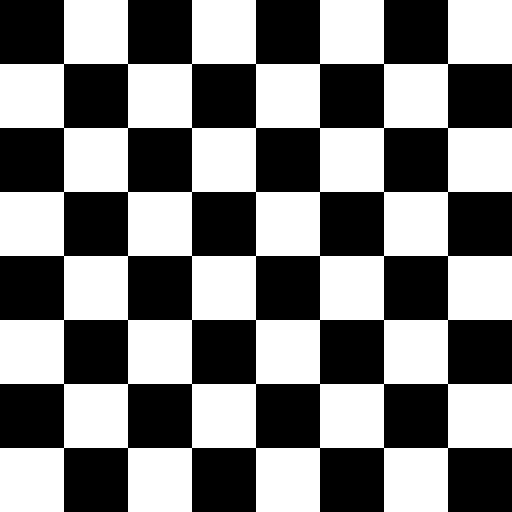
#> input picture 作業/image_processing/chessboard.bmp, 512 x 512 px, found by its file name
$ jupyter execute '第六週.ipynb'   (older library calls are emulated)
#> lines starting #> are read from the running program, lines starting #| are printed output that depends on the picture; after the words box and inside, x2 and y2 are one past the last pixel; in counts of white or black regions, pixels touching at a corner belong together
[cell 1]
import numpy as np
x = np.array([1,2,3,1,1,1])
h = np.array([1,2,2,-1,1])
print("x ：", x)
print("h ：", h)
print("convultion :", np.convolve(x, h, 'same'))

[cell 2]
import numpy as np
from scipy.signal import convolve2d
f = np.array([[1, 2, 3], [1, 2, 3], [1, 2, 3]])
h = np.array([[1, 1, 1], [1, 2, 1], [1, 1, 1]])
print("convultion g ：")
print(convolve2d(f, h, 'same'))

[cell 3]
import numpy as np
import cv2
import math
from matplotlib import pyplot as plt
from google.colab import drive
from google.colab.patches import cv2_imshow

arr = np.array([[1, 1, 1, 3, 3],
                [1, 1, 3, 3, 3],
                [1, 3, 3, 3, 6],
                [3, 3, 3, 6, 6],
                [3, 3, 6, 6, 7]], dtype = 'uint8')

def sobel_gradient(need):
    sobel_x = np.array([[-1, 0, 1], [-2, 0, 2], [-1, 0, 1]])
    sobel_y = np.array([[-1, -2, -1], [0, 0, 0], [1, 2, 1]])
    grad_x = cv2.filter2D(arr, cv2.CV_32F, sobel_x)
    grad_y = cv2.filter2D(arr, cv2.CV_32F, sobel_y)

    if need == 'magnitude':
        return np.uint8(np.clip(abs(grad_x) + abs(grad_y), 0, 255))
    elif need == 'angle':
        return np.arctan(grad_y / grad_x)

print('M(x, y) : ')
print(sobel_gradient('magnitude'))
print('degree : ')
print(sobel_gradient('angle'))

[cell 4]
import numpy as np
import cv2
from google.colab.patches import cv2_imshow
from google.colab import drive
drive.mount('/content/drive')
img = cv2.imread("/content/drive/My Drive/Colab Notebooks/image_processing/chessboard.bmp", -1)
#> img: shape (512, 512); 50% white; 1 white region, box (x1, y1, x2, y2) and area: (0, 0, 512, 512) 131072

def laplacian(img):
    return np.uint8(np.clip(cv2.Laplacian(img, cv2.CV_32F) + 128, 0, 255))
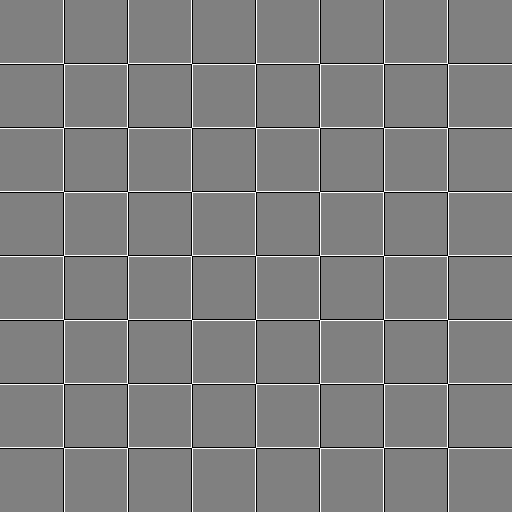
#> returned value: shape (512, 512); min 0, max 255, mean 128

def composit_laplacian(img):
    return np.uint8(np.clip(cv2.filter2D(img, cv2.CV_32F, np.array([[0, -1, 0], [-1, 5, -1], [0, -1, 0]])), 0, 255))

images = [img, laplacian(img), composit_laplacian(img)]
titles = ['Original', 'Laplacian', 'Composit Laplacian']

plt.figure(figsize = (15, 10))

for i in range(3):
    plt.subplot(1, 3, i + 1)
    plt.imshow(images[i], cmap = 'gray')
    plt.title(titles[i], fontsize = 15, color = 'r')

plt.tight_layout()
plt.show()
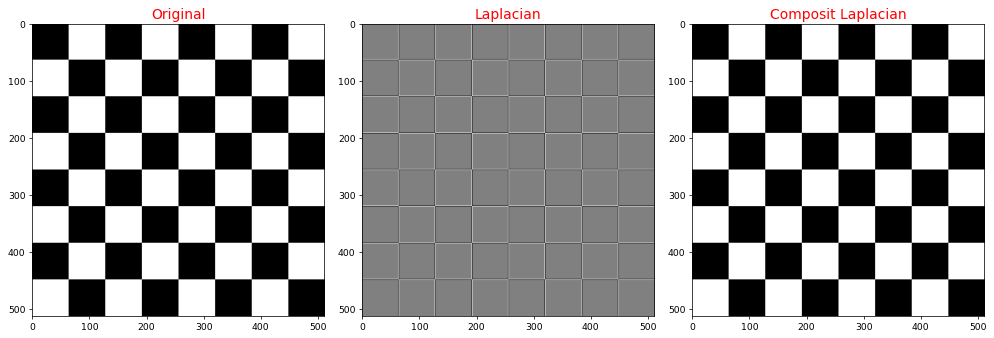
#> figure drawn by matplotlib, 3 panels
